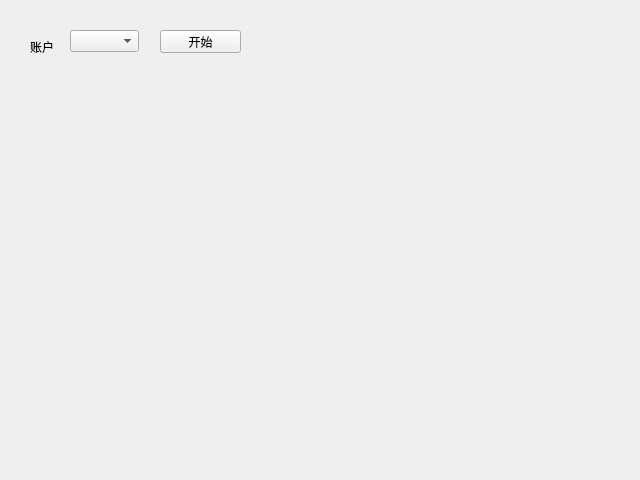
<?xml version="1.0" encoding="UTF-8"?>
<ui version="4.0">
 <class>Form</class>
 <widget class="QWidget" name="Form">
  <property name="geometry">
   <rect>
    <x>0</x>
    <y>0</y>
    <width>640</width>
    <height>480</height>
   </rect>
  </property>
  <property name="windowTitle">
   <string>Form</string>
  </property>
  <widget class="QComboBox" name="comboBox">
   <property name="geometry">
    <rect>
     <x>70</x>
     <y>30</y>
     <width>69</width>
     <height>22</height>
    </rect>
   </property>
  </widget>
  <widget class="QLabel" name="label">
   <property name="geometry">
    <rect>
     <x>30</x>
     <y>40</y>
     <width>47</width>
     <height>13</height>
    </rect>
   </property>
   <property name="text">
    <string>账户</string>
   </property>
  </widget>
  <widget class="QPushButton" name="pushButton">
   <property name="geometry">
    <rect>
     <x>160</x>
     <y>30</y>
     <width>81</width>
     <height>23</height>
    </rect>
   </property>
   <property name="text">
    <string>开始</string>
   </property>
   <property name="icon">
    <iconset>
     <normalon>../icon/run.png</normalon>
    </iconset>
   </property>
  </widget>
 </widget>
 <resources/>
 <connections/>
</ui>
